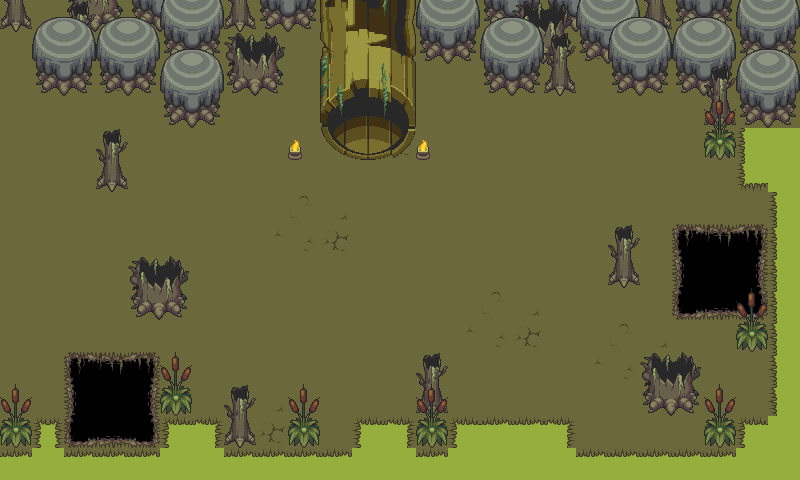

The image is a tile-based game level rendered from a .tmx file. Its description and source (layers, tilesets, objects; grid data summarised) follow:
An orthogonal 25x15 tile map with 32x32 px tiles, 5 tile layers (Ground, Ground Object, Objects, Player Layer, ...), 2 hidden layers not drawn, 17 tilesets.

<map version="1.5" tiledversion="1.6.0" orientation="orthogonal" renderorder="right-down" width="25" height="15" tilewidth="32" tileheight="32" infinite="0" nextlayerid="14" nextobjectid="2">
 <editorsettings>
  <export format="csv" />
 </editorsettings>
 <tileset firstgid="1" name="grasslands_tiles" tilewidth="32" tileheight="32" tilecount="140" columns="5">
  <image source="../assets/map/grasslands/grasslands_tiles.png" width="160" height="896" />
 </tileset>
 <tileset firstgid="141" name="grasslands_tree_big" tilewidth="67" tileheight="82" tilecount="1" columns="1">
  <image source="../assets/map/grasslands/grasslands_tree_big.png" width="67" height="82" />
 </tileset>
 <tileset firstgid="142" name="grasslands_tree_small" tilewidth="32" tileheight="44" tilecount="1" columns="1">
  <image source="../assets/map/grasslands/grasslands_tree_small.png" width="32" height="44" />
 </tileset>
 <tileset firstgid="143" name="grasslands_flower" tilewidth="16" tileheight="16" tilecount="6" columns="6">
  <image source="../assets/map/grasslands/grasslands_flower.png" width="96" height="16" />
 </tileset>
 <tileset firstgid="149" name="grasslands_tree_stump" tilewidth="32" tileheight="28" tilecount="1" columns="1">
  <image source="../assets/map/grasslands/grasslands_tree_stump.png" width="32" height="28" />
 </tileset>
 <tileset firstgid="150" name="collision" tilewidth="32" tileheight="32" tilecount="1" columns="1">
  <image source="../assets/map/collision.png" width="32" height="32" />
 </tileset>
 <tileset firstgid="151" name="ForestDungeonTiles" tilewidth="32" tileheight="32" tilecount="80" columns="5">
  <image source="../assets/map/ForestDungeonTiles.png" width="160" height="512" />
 </tileset>
 <tileset firstgid="231" name="ForestDungeonTreeHollowLarge" tilewidth="61" tileheight="64" tilecount="1" columns="1">
  <image source="../assets/map/ForestDungeonTreeHollowLarge.png" width="61" height="64" />
 </tileset>
 <tileset firstgid="232" name="ForestDungeonTreeHollow" tilewidth="32" tileheight="63" tilecount="1" columns="1">
  <image source="../assets/map/ForestDungeonTreeHollow.png" width="32" height="63" />
 </tileset>
 <tileset firstgid="233" name="ForestDungeon_Torch_Front" tilewidth="14" tileheight="6" tilecount="18" columns="6">
  <image source="../assets/map/ForestDungeon_Torch_Front.png" width="84" height="23" />
 </tileset>
 <tileset firstgid="251" name="ForestDungeon_Torch_Front" tilewidth="14" tileheight="14" tilecount="6" columns="6">
  <image source="../assets/map/ForestDungeon_Torch_Front.png" width="84" height="23" />
 </tileset>
 <tileset firstgid="257" name="ForestDungeon_Torch_Front" tilewidth="14" tileheight="23" tilecount="6" columns="6">
  <image source="../assets/map/ForestDungeon_Torch_Front.png" width="84" height="23" />
 </tileset>
 <tileset firstgid="263" name="ForestDungeonTreeLarge" tilewidth="64" tileheight="79" tilecount="1" columns="1">
  <image source="../assets/map/ForestDungeonTreeLarge.png" width="64" height="79" />
 </tileset>
 <tileset firstgid="264" name="ForestDungeonEntrance" tilewidth="32" tileheight="32" tilecount="21" columns="3">
  <image source="../assets/map/ForestDungeonEntrance.png" width="96" height="224" />
 </tileset>
 <tileset firstgid="285" name="ForestDungeonEntranceFloor" tilewidth="32" tileheight="32" tilecount="21" columns="3">
  <image source="../assets/map/ForestDungeonEntranceFloor.png" width="96" height="224" />
 </tileset>
 <tileset firstgid="306" name="water_tiles_179" tilewidth="32" tileheight="32" tilecount="20" columns="5">
  <image source="../assets/map/water_tiles_179.png" width="160" height="128" />
 </tileset>
 <tileset firstgid="326" name="LostWoodsBushTall" tilewidth="32" tileheight="64" tilecount="1" columns="1">
  <image source="../assets/map/LostWoodsBushTall.png" width="32" height="64" />
 </tileset>
 <layer id="1" name="Ground" width="25" height="15">
  <properties>
   <property name="level" type="int" value="0" />
  </properties>
  <data>[375 cells, 375 non-empty, 6 distinct tile ids]</data>
 </layer>
 <layer id="13" name="Ground Object" width="25" height="15">
  <data>[375 cells, 3 non-empty, 3 distinct tile ids]</data>
 </layer>
 <layer id="2" name="Objects" width="25" height="15">
  <data>[375 cells, 121 non-empty, 30 distinct tile ids]</data>
 </layer>
 <layer id="6" name="Player Layer" width="25" height="15">
  <data>[375 cells, 33 non-empty, 6 distinct tile ids]</data>
 </layer>
 <layer id="8" name="Passable" width="25" height="15">
  <data>[375 cells, 12 non-empty, 12 distinct tile ids]</data>
 </layer>
 <layer id="7" name="collision" width="25" height="15" visible="0">
  <properties>
   <property name="collision" type="int" value="1" />
  </properties>
  <data>[375 cells, 110 non-empty, 1 distinct tile ids]</data>
 </layer>
 <layer id="10" name="Spawn" width="25" height="15" visible="0">
  <properties>
   <property name="Spawn" type="int" value="1" />
  </properties>
  <data>[375 cells, 0 non-empty, 0 distinct tile ids]</data>
 </layer>
</map>
